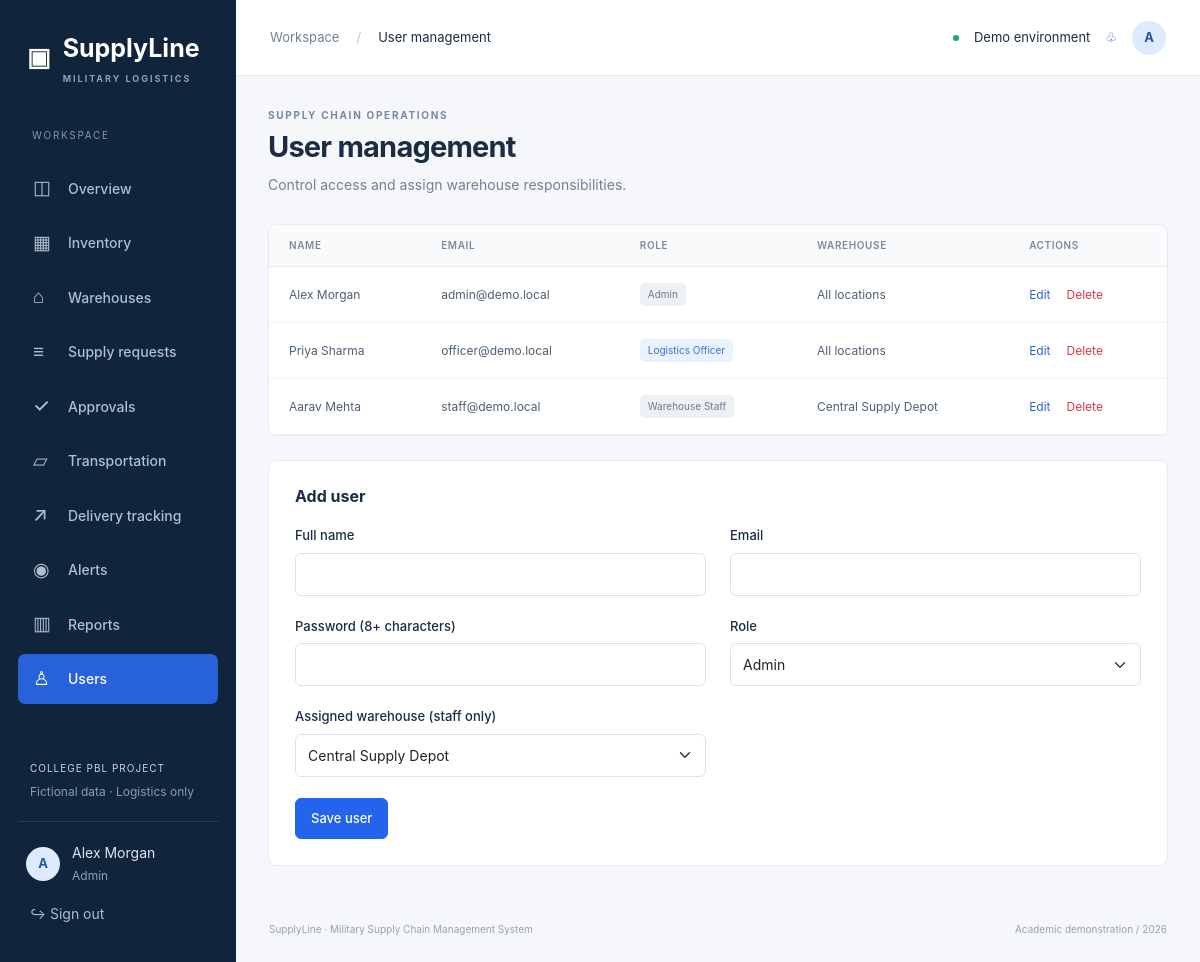
The app's page /users (signed in) with its own data.
### tables this page shows
CREATE TABLE users(id INTEGER PRIMARY KEY,name TEXT NOT NULL,email TEXT UNIQUE NOT NULL,password TEXT NOT NULL,role TEXT NOT NULL CHECK(role IN ('Admin','Logistics Officer','Warehouse Staff')),warehouse_id INTEGER REFERENCES warehouses(id),CHECK(role!='Warehouse Staff' OR warehouse_id IS NOT NULL));

CREATE TABLE warehouses(id INTEGER PRIMARY KEY,name TEXT NOT NULL,location TEXT NOT NULL,capacity INTEGER NOT NULL CHECK(capacity>0),manager TEXT NOT NULL,contact TEXT NOT NULL,status TEXT NOT NULL CHECK(status IN ('Active','Inactive')));

### app.py (the view, shortened to what this page needs)
@app.route('/users',methods=['GET','POST'])
@roles('Admin')
def users_page():
    edit=get_record('users',request.args['edit']) if request.args.get('edit') else None
    return render_template('users.html',title='User management',users=rows('SELECT u.*,w.name warehouse FROM users u LEFT JOIN warehouses w ON w.id=u.warehouse_id'),warehouses=rows('SELECT * FROM warehouses'),edit=edit)

### app.py (called while the page is built)
def db():
    if 'db' not in g:
        g.db = sqlite3.connect(app.config['DATABASE'])
        g.db.row_factory = sqlite3.Row
        g.db.execute('PRAGMA foreign_keys=ON')
    return g.db

def rows(sql, args=()):
    return db().execute(sql, args).fetchall()

def one(sql, args=()):
    return db().execute(sql, args).fetchone()

def roles(*allowed):
    def decorate(fn):
        @wraps(fn)
        def wrapped(*args, **kwargs):
            if not g.user:
                return redirect(url_for('login'))
            if allowed and g.user['role'] not in allowed:
                abort(403)
            return fn(*args, **kwargs)
        return wrapped
    return decorate

@app.before_request
def authenticate():
    g.user = one('SELECT * FROM users WHERE id=?', (session['user_id'],)) if session.get('user_id') else None
    session.setdefault('csrf', secrets.token_hex(24))
    if request.method == 'POST' and not secrets.compare_digest(session['csrf'], request.form.get('csrf', '')):
        abort(400, 'Invalid form token. Refresh the page and try again.')

@app.context_processor
def context():
    return dict(user=g.user, csrf=session.get('csrf'), categories=CATEGORIES, roles_list=ROLES, today=date.today().isoformat())

### templates/users.html
{% extends 'base.html' %}{% from 'macros.html' import heading,input,csrf_field,badge with context %}{% block content %}{{heading('User management','Control access and assign warehouse responsibilities.')}}<section class="panel table-responsive"><table class="table"><thead><tr><th>Name</th><th>Email</th><th>Role</th><th>Warehouse</th><th>Actions</th></tr></thead><tbody>{% for u in users %}<tr><td>{{u.name}}</td><td>{{u.email}}</td><td>{{badge(u.role)}}</td><td>{{u.warehouse or 'All locations'}}</td><td><a href="{{url_for('users_page',edit=u.id)}}">Edit</a><form class="inline" method="post" action="{{url_for('delete_user',ident=u.id)}}" data-confirm="Delete user?">{{csrf_field()}}<button class="link-danger">Delete</button></form></td></tr>{% endfor %}</tbody></table></section><form method="post" class="panel form-panel"><h2>{{'Edit user' if edit else 'Add user'}}</h2>{{csrf_field()}}<input type="hidden" name="id" value="{{edit.id if edit else ''}}"><div class="form-grid">{{input('name','Full name',edit.name if edit else '')}}{{input('email','Email',edit.email if edit else '', 'email')}}{{input('password','Password (leave blank to keep)' if edit else 'Password (8+ characters)',type='password',required=not edit)}}<label class="field">Role<select class="form-select" name="role">{% for role in roles_list %}<option {{'selected' if edit and edit.role==role}}>{{role}}</option>{% endfor %}</select></label><label class="field">Assigned warehouse (staff only)<select class="form-select" name="warehouse_id">{% for w in warehouses %}<option value="{{w.id}}" {{'selected' if edit and edit.warehouse_id==w.id}}>{{w.name}}</option>{% endfor %}</select></label></div><button class="btn btn-primary">Save user</button></form>{% endblock %}

### templates/base.html
<!doctype html><html lang="en"><head><meta charset="utf-8"><meta name="viewport" content="width=device-width,initial-scale=1"><title>{{title}} · SupplyLine</title><link rel="stylesheet" href="{{url_for('static',filename='vendor/bootstrap.min.css')}}"><link rel="stylesheet" href="{{url_for('static',filename='css/style.css')}}"></head><body>{% if user %}<aside id="sidebar"><a class="brand" href="/">▣ <span>SupplyLine<small>MILITARY LOGISTICS</small></span></a><div class="workspace-label">WORKSPACE</div><nav>{% for endpoint,label,icon in [('dashboard','Overview','◫'),('inventory_page','Inventory','▦'),('warehouses_page','Warehouses','⌂'),('requests_page','Supply requests','≡'),('approvals','Approvals','✓'),('transportation','Transportation','▱'),('tracking','Delivery tracking','↗'),('alerts','Alerts','◉'),('reports','Reports','▥'),('users_page','Users','♙')] %}{% if user.role!='Warehouse Staff' or endpoint in ['dashboard','inventory_page','warehouses_page','tracking','alerts'] %}{% if endpoint!='users_page' or user.role=='Admin' %}<a class="{{'active' if request.endpoint==endpoint}}" href="{{url_for(endpoint)}}"><span>{{icon}}</span>{{label}}</a>{% endif %}{% endif %}{% endfor %}</nav><div class="sidebar-bottom"><div class="demo-note">COLLEGE PBL PROJECT<small>Fictional data · Logistics only</small></div><a class="profile-link" href="{{url_for('profile')}}"><b class="avatar">{{user.name[:1]}}</b><span>{{user.name}}<small>{{user.role}}</small></span></a><form method="post" action="{{url_for('logout')}}"><input type="hidden" name="csrf" value="{{csrf}}"><button class="logout">↪ Sign out</button></form></div></aside>{% endif %}<div class="{{'shell' if user else 'login-shell'}}">{% if user %}<header><div><button id="menu-toggle" aria-label="Toggle navigation">☰</button><span class="muted">Workspace</span><span class="crumb">/</span>{{title}}</div><div class="header-right"><span class="live-dot"></span> Demo environment <a href="{{url_for('alerts')}}" aria-label="View alerts">♧</a><a class="avatar" href="{{url_for('profile')}}">{{user.name[:1]}}</a></div></header>{% endif %}<main>{% for category,message in get_flashed_messages(with_categories=true) %}<div role="alert" class="alert alert-{{category}}">{{message}}</div>{% endfor %}{% block content %}{% endblock %}</main>{% if user %}<footer>SupplyLine · Military Supply Chain Management System <span>Academic demonstration / {{today[:4]}}</span></footer>{% endif %}</div><script src="{{url_for('static',filename='js/script.js')}}"></script>{% block scripts %}{% endblock %}</body></html>

### templates/macros.html
{% macro badge(status) %}<span class="status status-{{status|lower|replace(' ','-')}}">{{status}}</span>{% endmacro %}{% macro input(name,label,value='',type='text',required=true) %}<label class="field">{{label}}<input class="form-control" type="{{type}}" name="{{name}}" value="{{request.form.get(name,value) or ''}}" {% if required %}required{% endif %} {% if type=='number' %}min="0" max="100000000" step="1"{% endif %}></label>{% endmacro %}{% macro csrf_field() %}<input type="hidden" name="csrf" value="{{csrf}}">{% endmacro %}{% macro heading(title,description) %}<div class="page-heading"><div><div class="eyebrow">SUPPLY CHAIN OPERATIONS</div><h1>{{title}}</h1><p>{{description}}</p></div></div>{% endmacro %}

### static/css/style.css (style rules this page uses)
:root { --navy:#10243b;--blue:#2463eb;--muted:#748092;--border:#e6eaf0;--bg:#f5f7fb;--ink:#1b2d43 }
* { box-sizing:border-box }
body { margin:0;background:var(--bg);color:var(--ink);font-family:Inter,-apple-system,BlinkMacSystemFont,'Segoe UI',sans-serif;font-size:14px }
a { color:#2764d6;text-decoration:none }
h1 { font-size:29px;letter-spacing:-.8px;font-weight:700;margin:7px 0 9px }
h2 { font-size:16px;font-weight:650;margin:0 0 7px }
p { line-height:1.6 }
small { font-size:12px }
aside { position:fixed;inset:0 auto 0 0;width:236px;background:var(--navy);color:#c8d3e0;padding:30px 18px;display:flex;flex-direction:column;z-index:30 }
.brand { color:#fff;display:flex;gap:12px;font-size:25px;font-weight:750;align-items:center;padding:0 9px }
.brand small { display:block;letter-spacing:2px;font-size:9px;color:#8da1b8;margin-top:4px }
.workspace-label { font-size:10px;letter-spacing:1.7px;color:#8298b1;margin:43px 14px 16px }
nav a { display:flex;gap:13px;align-items:center;color:#afbed0;padding:11px 15px;border-radius:7px;margin:4px 0;font-weight:500 }
nav a span { font-size:19px;width:22px }
nav a.active { color:#fff;background:#2862da }
.sidebar-bottom { margin-top:auto }
.demo-note { font-size:10px;letter-spacing:1px;padding:25px 12px 20px;border-bottom:1px solid #2c3d52 }
.demo-note small { display:block;letter-spacing:0;color:#879bb3;margin-top:7px }
.profile-link { display:flex;align-items:center;gap:12px;color:#dce5ef;margin:20px 8px 10px }
.profile-link small { display:block;color:#90a1b7;margin-top:4px }
.avatar { display:inline-flex;border-radius:50%;background:#deebfc;color:#2457a1;align-items:center;justify-content:center;width:34px;height:34px;font-size:13px;font-weight:700 }
.logout { background:transparent;color:#acbbce;border:0;padding:8px 12px }
.shell { margin-left:236px }
header { height:76px;border-bottom:1px solid var(--border);background:#fff;display:flex;justify-content:space-between;align-items:center;padding:0 34px;font-size:13px }
.crumb { padding:0 17px;color:#bac3cf }
.header-right { display:flex;gap:15px;align-items:center }
.live-dot { width:6px;height:6px;background:#20a27c;border-radius:50% }
.muted { color:var(--muted) }
main { max-width:1680px;margin:auto;padding:32px }
.page-heading { display:flex;justify-content:space-between;align-items:center;margin-bottom:28px }
.page-heading p { color:var(--muted);margin:0 }
.eyebrow { font-size:10px;letter-spacing:1.7px;font-weight:700;color:#79889b }
.btn { font-size:13px;border-radius:6px;padding:10px 15px;font-weight:550 }
.btn-primary { background:var(--blue);border-color:var(--blue) }
.panel { background:#fff;border:1px solid var(--border);border-radius:9px;margin-bottom:24px;overflow:hidden }
.table { margin:0;font-size:12px;--bs-table-color:#4d5f73;vertical-align:middle }
.table th { background:#f9fafc;font-size:10px;text-transform:uppercase;letter-spacing:.6px;font-weight:600;color:#7d8a9b;padding:13px 20px;border-color:var(--border) }
.table td { padding:16px 20px;border-color:#eef1f5 }
.status { display:inline-block;font-size:10px;border-radius:5px;padding:4px 8px;color:#687b90;background:#edf1f6;white-space:nowrap }
.status-approved,.status-in-transit,.status-logistics-officer { color:#3b71c2;background:#eaf2ff }
footer { display:flex;justify-content:space-between;padding:0 33px 25px;color:#97a2af;font-size:10px }
.form-panel { padding:26px;max-width:1100px }
.form-panel h2 { margin-bottom:20px }
.form-grid { display:grid;grid-template-columns:1fr 1fr;gap:0 24px }
.field { display:block;font-size:13px;font-weight:500;margin-bottom:21px }
.form-control,.form-select { font-size:14px;padding:10px 12px;border-color:#dce2eb;margin-top:7px }
.inline { display:inline }
.inline button { margin-left:10px;background:transparent;border:0;font-size:12px }
button,a,input,select,summary { outline-offset:4px }
aside { overflow-y:auto }

### records on screen
users: name "A", name "Alex Morgan", role "Admin", email "admin@demo.local", warehouse "All locations"
users: name "Priya Sharma", email "officer@demo.local", role "Logistics Officer", warehouse "All locations"
users: name "Aarav Mehta", email "staff@demo.local", role "Warehouse Staff", name "Central Supply Depot"

### other values on screen
{{ icon }} "◫" "▦" "⌂" "≡" "✓" "▱" "↗" "◉" "▥" "♙"
{{ label }} "Overview" "Inventory" "Warehouses" "Supply requests" "Approvals" "Transportation" "Delivery tracking" "Alerts" "Reports" "Users"
{{ title }} "User management"
{{ description }} "Control access and assign warehouse responsibilities."
{{ 'Edit user' if edit else 'Add user' }} "Add user"
{{ label }} "Full name Email Password (8+ characters)"
form field role "Admin"
form field warehouse_id "Central Supply Depot"
